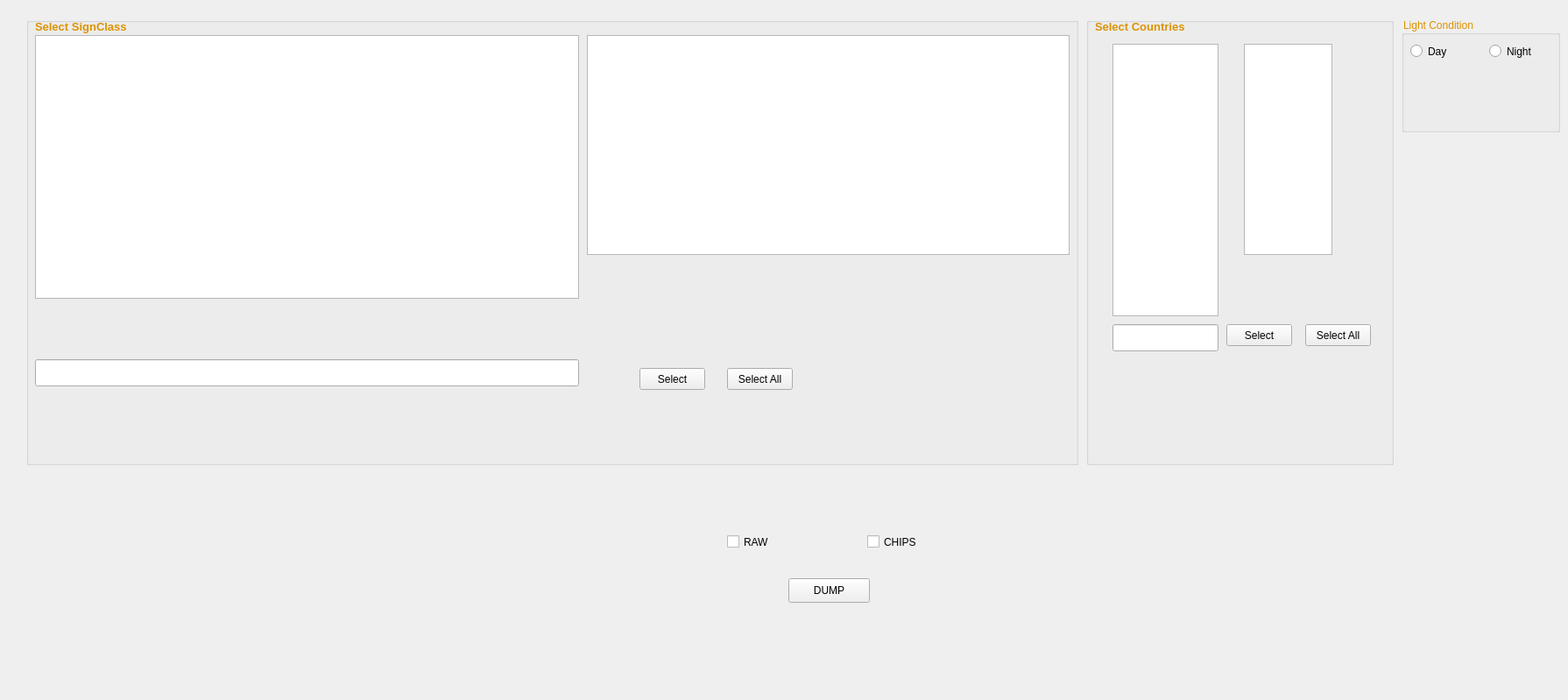
    <widget class="QWidget" name="page_6">
     <widget class="QGroupBox" name="groupBox_13">
      <property name="geometry">
       <rect>
        <x>30</x>
        <y>20</y>
        <width>1201</width>
        <height>511</height>
       </rect>
      </property>
      <property name="sizePolicy">
       <sizepolicy hsizetype="Expanding" vsizetype="Expanding">
        <horstretch>0</horstretch>
        <verstretch>0</verstretch>
       </sizepolicy>
      </property>
      <property name="styleSheet">
       <string notr="true">color: rgb(220, 147, 0);</string>
      </property>
      <property name="title">
       <string/>
      </property>
      <widget class="QLineEdit" name="SelectSignClass_image">
       <property name="geometry">
        <rect>
         <x>10</x>
         <y>390</y>
         <width>621</width>
         <height>31</height>
        </rect>
       </property>
       <property name="font">
        <font>
         <pointsize>10</pointsize>
         <stylestrategy>PreferAntialias</stylestrategy>
         <kerning>true</kerning>
        </font>
       </property>
       <property name="contextMenuPolicy">
        <enum>Qt::ActionsContextMenu</enum>
       </property>
       <property name="styleSheet">
        <string notr="true">color: rgb(0, 0, 0);</string>
       </property>
       <property name="frame">
        <bool>true</bool>
       </property>
       <property name="echoMode">
        <enum>QLineEdit::Normal</enum>
       </property>
       <property name="cursorMoveStyle">
        <enum>Qt::LogicalMoveStyle</enum>
       </property>
      </widget>
      <widget class="QListWidget" name="SignListV_image">
       <property name="geometry">
        <rect>
         <x>10</x>
         <y>20</y>
         <width>621</width>
         <height>301</height>
        </rect>
       </property>
       <property name="styleSheet">
        <string notr="true">color: rgb(0, 0, 0);</string>
       </property>
      </widget>
      <widget class="QLabel" name="label_21">
       <property name="geometry">
        <rect>
         <x>10</x>
         <y>0</y>
         <width>181</width>
         <height>21</height>
        </rect>
       </property>
       <property name="font">
        <font>
         <pointsize>10</pointsize>
         <weight>75</weight>
         <bold>true</bold>
        </font>
       </property>
       <property name="text">
        <string>Select SignClass</string>
       </property>
      </widget>
      <widget class="QListWidget" name="SignList_image">
       <property name="geometry">
        <rect>
         <x>640</x>
         <y>20</y>
         <width>551</width>
         <height>251</height>
        </rect>
       </property>
       <property name="styleSheet">
        <string notr="true">color: rgb(0, 0, 0);</string>
       </property>
       <property name="verticalScrollBarPolicy">
        <enum>Qt::ScrollBarAsNeeded</enum>
       </property>
       <property name="horizontalScrollBarPolicy">
        <enum>Qt::ScrollBarAsNeeded</enum>
       </property>
       <property name="dragEnabled">
        <bool>true</bool>
       </property>
       <property name="dragDropOverwriteMode">
        <bool>true</bool>
       </property>
       <property name="dragDropMode">
        <enum>QAbstractItemView::DragDrop</enum>
       </property>
       <property name="defaultDropAction">
        <enum>Qt::MoveAction</enum>
       </property>
       <property name="selectionMode">
        <enum>QAbstractItemView::MultiSelection</enum>
       </property>
       <property name="selectionBehavior">
        <enum>QAbstractItemView::SelectRows</enum>
       </property>
       <property name="verticalScrollMode">
        <enum>QAbstractItemView::ScrollPerItem</enum>
       </property>
       <property name="movement">
        <enum>QListView::Free</enum>
       </property>
       <property name="flow">
        <enum>QListView::TopToBottom</enum>
       </property>
       <property name="layoutMode">
        <enum>QListView::SinglePass</enum>
       </property>
       <property name="viewMode">
        <enum>QListView::IconMode</enum>
       </property>
      </widget>
      <widget class="QPushButton" name="SelectAllSigns_image">
       <property name="geometry">
        <rect>
         <x>800</x>
         <y>400</y>
         <width>75</width>
         <height>25</height>
        </rect>
       </property>
       <property name="styleSheet">
        <string notr="true">color: rgb(0, 0, 0);</string>
       </property>
       <property name="text">
        <string>Select All</string>
       </property>
      </widget>
      <widget class="QPushButton" name="SelectSign_image">
       <property name="geometry">
        <rect>
         <x>700</x>
         <y>400</y>
         <width>75</width>
         <height>25</height>
        </rect>
       </property>
       <property name="styleSheet">
        <string notr="true">color: rgb(0, 0, 0);</string>
       </property>
       <property name="text">
        <string>Select</string>
       </property>
      </widget>
     </widget>
     <widget class="QGroupBox" name="groupBox_14">
      <property name="geometry">
       <rect>
        <x>1240</x>
        <y>20</y>
        <width>351</width>
        <height>511</height>
       </rect>
      </property>
      <property name="sizePolicy">
       <sizepolicy hsizetype="Expanding" vsizetype="Expanding">
        <horstretch>0</horstretch>
        <verstretch>0</verstretch>
       </sizepolicy>
      </property>
      <property name="styleSheet">
       <string notr="true">color: rgb(220, 147, 0);</string>
      </property>
      <property name="title">
       <string/>
      </property>
      <widget class="QListWidget" name="CountryListV_image">
       <property name="geometry">
        <rect>
         <x>30</x>
         <y>30</y>
         <width>121</width>
         <height>311</height>
        </rect>
       </property>
       <property name="mouseTracking">
        <bool>true</bool>
       </property>
       <property name="acceptDrops">
        <bool>true</bool>
       </property>
       <property name="styleSheet">
        <string notr="true">color: rgb(0, 0, 0);</string>
       </property>
       <property name="editTriggers">
        <set>QAbstractItemView::DoubleClicked</set>
       </property>
       <property name="showDropIndicator" stdset="0">
        <bool>false</bool>
       </property>
       <property name="dragDropMode">
        <enum>QAbstractItemView::NoDragDrop</enum>
       </property>
       <property name="selectionMode">
        <enum>QAbstractItemView::SingleSelection</enum>
       </property>
       <property name="selectionBehavior">
        <enum>QAbstractItemView::SelectItems</enum>
       </property>
      </widget>
      <widget class="QLineEdit" name="SelectCountry_image">
       <property name="geometry">
        <rect>
         <x>30</x>
         <y>350</y>
         <width>121</width>
         <height>31</height>
        </rect>
       </property>
       <property name="font">
        <font>
         <pointsize>10</pointsize>
        </font>
       </property>
       <property name="contextMenuPolicy">
        <enum>Qt::ActionsContextMenu</enum>
       </property>
       <property name="styleSheet">
        <string notr="true">color: rgb(0, 0, 0);</string>
       </property>
       <property name="inputMethodHints">
        <set>Qt::ImhNoAutoUppercase|Qt::ImhPreferUppercase|Qt::ImhUppercaseOnly</set>
       </property>
      </widget>
      <widget class="QLabel" name="label_22">
       <property name="geometry">
        <rect>
         <x>10</x>
         <y>0</y>
         <width>171</width>
         <height>21</height>
        </rect>
       </property>
       <property name="font">
        <font>
         <pointsize>10</pointsize>
         <weight>75</weight>
         <bold>true</bold>
        </font>
       </property>
       <property name="styleSheet">
        <string notr="true"/>
       </property>
       <property name="text">
        <string>Select Countries</string>
       </property>
      </widget>
      <widget class="QListWidget" name="CountryList_image">
       <property name="geometry">
        <rect>
         <x>180</x>
         <y>30</y>
         <width>101</width>
         <height>241</height>
        </rect>
       </property>
       <property name="styleSheet">
        <string notr="true">color: rgb(0, 0, 0);</string>
       </property>
       <property name="verticalScrollBarPolicy">
        <enum>Qt::ScrollBarAsNeeded</enum>
       </property>
       <property name="horizontalScrollBarPolicy">
        <enum>Qt::ScrollBarAsNeeded</enum>
       </property>
       <property name="selectionMode">
        <enum>QAbstractItemView::MultiSelection</enum>
       </property>
       <property name="selectionBehavior">
        <enum>QAbstractItemView::SelectRows</enum>
       </property>
       <property name="verticalScrollMode">
        <enum>QAbstractItemView::ScrollPerItem</enum>
       </property>
       <property name="movement">
        <enum>QListView::Static</enum>
       </property>
       <property name="flow">
        <enum>QListView::TopToBottom</enum>
       </property>
      </widget>
      <widget class="QPushButton" name="SelectAllCountry_image">
       <property name="geometry">
        <rect>
         <x>250</x>
         <y>350</y>
         <width>75</width>
         <height>25</height>
        </rect>
       </property>
       <property name="styleSheet">
        <string notr="true">color: rgb(0, 0, 0);</string>
       </property>
       <property name="text">
        <string>Select All</string>
       </property>
      </widget>
      <widget class="QPushButton" name="CntryButton_image">
       <property name="geometry">
        <rect>
         <x>160</x>
         <y>350</y>
         <width>75</width>
         <height>25</height>
        </rect>
       </property>
       <property name="styleSheet">
        <string notr="true">color: rgb(0, 0, 0);</string>
       </property>
       <property name="text">
        <string>Select</string>
       </property>
      </widget>
     </widget>
     <widget class="QPushButton" name="dumpImages">
      <property name="geometry">
       <rect>
        <x>900</x>
        <y>660</y>
        <width>93</width>
        <height>28</height>
       </rect>
      </property>
      <property name="text">
       <string>DUMP</string>
      </property>
     </widget>
     <widget class="QLabel" name="label_24">
      <property name="geometry">
       <rect>
        <x>50</x>
        <y>670</y>
        <width>871</width>
        <height>120</height>
       </rect>
      </property>
      <property name="text">
       <string/>
      </property>
      <property name="pixmap">
       <pixmap>C:/Users/uid41624/.designer/backup/Continental_Logo_png.png</pixmap>
      </property>
      <property name="scaledContents">
       <bool>true</bool>
      </property>
     </widget>
     <widget class="QCheckBox" name="chipsBox">
      <property name="geometry">
       <rect>
        <x>990</x>
        <y>610</y>
        <width>70</width>
        <height>17</height>
       </rect>
      </property>
      <property name="text">
       <string>CHIPS</string>
      </property>
     </widget>
     <widget class="QCheckBox" name="rawBox">
      <property name="geometry">
       <rect>
        <x>830</x>
        <y>610</y>
        <width>70</width>
        <height>17</height>
       </rect>
      </property>
      <property name="text">
       <string>RAW</string>
      </property>
     </widget>
     <widget class="QGroupBox" name="groupBox_15">
      <property name="geometry">
       <rect>
        <x>1600</x>
        <y>20</y>
        <width>181</width>
        <height>131</height>
       </rect>
      </property>
      <property name="styleSheet">
       <string notr="true">color: rgb(220, 147, 0);</string>
      </property>
      <property name="title">
       <string>Light Condition</string>
      </property>
      <widget class="QRadioButton" name="lightConditionDay">
       <property name="geometry">
        <rect>
         <x>10</x>
         <y>30</y>
         <width>82</width>
         <height>17</height>
        </rect>
       </property>
       <property name="styleSheet">
        <string notr="true">color:rgb(0, 0, 0)</string>
       </property>
       <property name="text">
        <string>Day</string>
       </property>
       <property name="checkable">
        <bool>true</bool>
       </property>
       <property name="autoExclusive">
        <bool>false</bool>
       </property>
      </widget>
      <widget class="QRadioButton" name="lightConditionNight">
       <property name="geometry">
        <rect>
         <x>100</x>
         <y>30</y>
         <width>82</width>
         <height>17</height>
        </rect>
       </property>
       <property name="styleSheet">
        <string notr="true">color:rgb(0, 0, 0)</string>
       </property>
       <property name="text">
        <string>Night</string>
       </property>
       <property name="autoExclusive">
        <bool>false</bool>
       </property>
      </widget>
     </widget>
    </widget>
